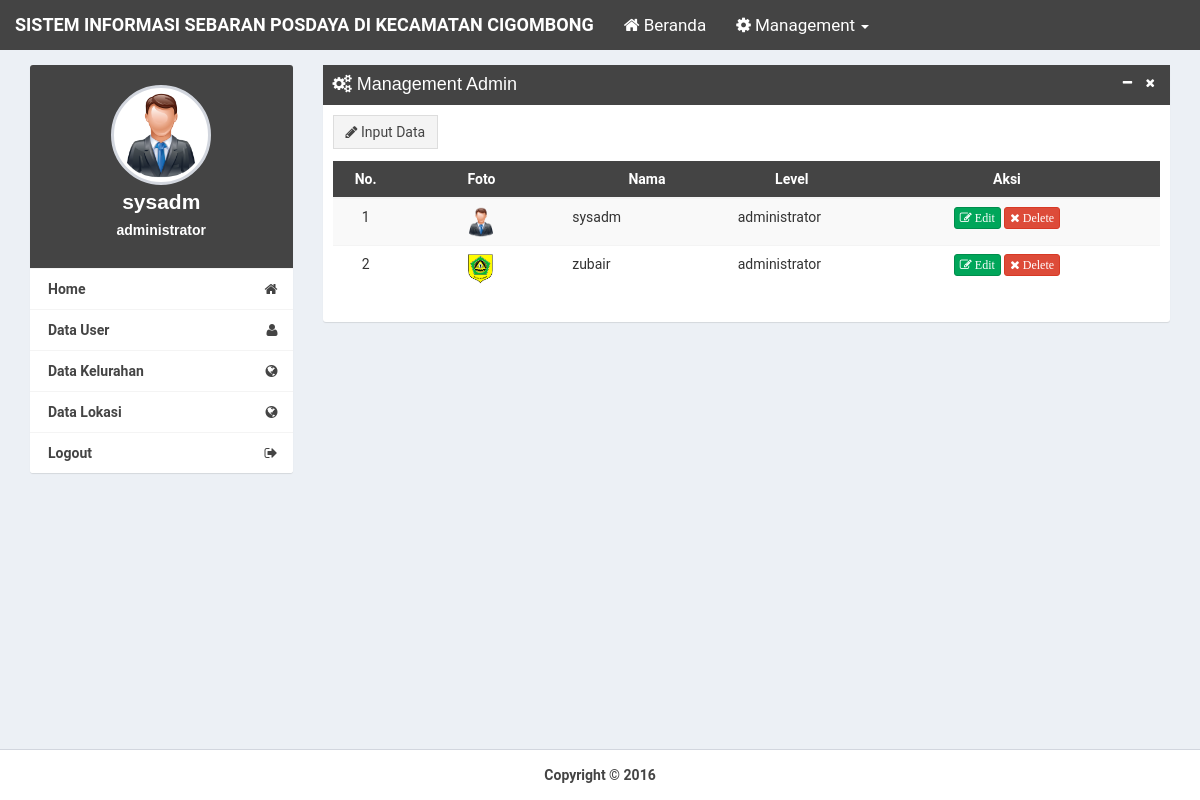
Screenshot of /admin/dashboard/index.php?page=user (signed in) with the database file from the repository.
### tables this page shows
CREATE TABLE `tbl_user` (
  `id_user` int(11) NOT NULL,
  `username` varchar(15) NOT NULL,
  `password` varchar(34) NOT NULL,
  `foto` varchar(30) NOT NULL,
  `level` varchar(20) NOT NULL
);

### admin/dashboard/form/data_user.php (the view, shortened to what this page needs)
<div class="box box-custom box-solid no-border">
    <div class="box-header">
        <h3 class="box-title"><i class="fa fa-gears"></i> Management Admin</h3>
        <div class="box-tools">
            <button class="btn btn-box-tool" data-widget="collapse" data-toggle="tooltip" title="hide"><i class="fa fa-minus"></i></button>
            <button class="btn btn-box-tool" data-widget="remove" data-toggle="tooltip" title="close"><i class="fa fa-times"></i></button>
        </div>
    </div>
    <div class="box-body">
        <a class="btn btn-default btn-flat" data-keyboard="false" data-backdrop="static" data-toggle="modal" data-target="#create_kategori" style="margin-bottom:12px;"><span class="fa fa-pencil"></span> Input Data</a>
		<div class="table-responsive">
			<table class="table table-hover table-striped">
				<thead>
					<tr class="bg-custom">
						<th width="8%"><center>No.</center></th>
                        <th class="text-center" width="20%">Foto</th>
						<th width="20%"><center>Nama</center></th>
                        <th width="15%"><center>Level</center></th>
						<th><center>Aksi</center></th>
					</tr>
				</thead>
				<tbody>
					<?php
						$nomer = 1;
						$query = mysqli_query($koneksi,("SELECT * FROM tbl_user"));
						foreach($query as $data){
					?>
					<tr>
						<td><center><?php echo $nomer; ?></center></td>
                        <td class="text-center"><img src="pict/<?php echo $data['foto']; ?>" width="30"></td>
						<td><?php echo $data['username']; ?></td>
                        <td><?php echo $data['level']; ?></td>
						<td>
							<center>
								<a href="#modal_edit_user" data-toggle="modal" data-id="<?php echo $data['id_user']; ?>" class="btn btn-success btn-xs"><span class="fa fa-pencil-square-o"></sapn> Edit</a>
								<a href="function/delete.php?aksi=del_user&id_user=<?php echo $data['id_user']; ?>" onClick="return confirm('anda yakin akan menghapus ini?')" class="btn btn-danger btn-xs"><span class="fa fa-times"> Delete</span></a>
						</td>
					</tr>
					<?php
						$nomer ++;
						}
					?>
				</tbody>
			</table>
		</div>
	</div>
</div>

### admin/dashboard/index.php (shortened to what this page needs)
<?php session_start();
if(isset($_SESSION['level'])){
    if($_SESSION['level'] == 'administrator'){
        include ('../config/koneksi.php');
        require_once('layout/header.php');
        ?>
        <div class="content-wrapper">
        	<div class="container">
        		<section class="content">
        			<div class="col-md-3">
        				<div class="box box-widget widget-user-2">
        					<div class="widget-user-header bg-custom">
        						<div class="widget-user-image">
                                    <?php
                                        $query = mysqli_query($koneksi,("SELECT * FROM tbl_user WHERE username = '$_SESSION[username]'"));
                                        $data  = mysqli_fetch_array($query);
                                    ?>
        							<a class="fancybox" href="pict/<?php echo $data['foto'] ?>">
        								<img class="profile-user-img img-responsive img-circle" style="height:100px;background-color: white;" src="pict/<?php echo $data['foto'] ?>" alt="User profile picture">
        							</a>
        						</div>
        						<h3 class="profile-username text-center" style="color:white;"><b><?php echo $_SESSION['username'] ?></b></h3>
        						<h5 class="text-muted text-center" style="color:white;"><b><?php echo $_SESSION['level'] ?></b></h5>
        					</div>
        					<div class="box-footer no-padding">
        						<ul class="nav nav-stacked">
        							<li><a href="home"><b>Home</b><i class="pull-right"><span class="fa fa-home"></span></i></a></li>
                                    <li><a href="index.php?page=user"><b>Data User</b><i class="pull-right"><span class="fa fa-user"></span></i></a></li>
                                    <li><a href="index.php?page=kelurahan"><b>Data Kelurahan</b><i class="pull-right"><span class="fa fa-globe"></span></i></a></li>
                                    <li><a href="index.php?page=lokasi"><b>Data Lokasi</b><i class="pull-right"><span class="fa fa-globe"></span></i></a></li>
        							<li><a href="../logout.php"><i class="pull-right"><span class="fa fa-sign-out"></span></i><b> Logout</b></a></li>
        						</ul>
        					</div>
        				</div>
        			</div>
        			<div class="col-md-9">
                        <?php
                            if ($_GET["page"]=="home") {
                                include "home.php";
                            }
                            else if ($_GET['page']=="lokasi") {
                                include "form/data_lokasi.php";
                            }
                            else if ($_GET['page']=="edit_lokasi") {
                                include "form/edit_lokasi.php";
                            }
                            else if ($_GET['page']=="user") {
                                include "form/data_user.php";
                            }
                        ?>
        			</div>
        		</section>
        	</div>
        </div>
        <?php require_once('layout/footer.php'); ?>
    <?php
        }
    }
    else {
    	session_destroy();
    	header ('location:../index.php');
    }
?>

### admin/dashboard/layout/header.php (style rules this page uses)
body { font-family: "roboto"; }
.container { padding-right: 0px; padding-left: 0px; }
.bg-custom { color: white; background-color: #444444; }
.btn-box-tool i { color: white; }
.box.box-solid.box-custom>.box-header { color: #fff; background: #444444; background-color: #444444; }

### rows the page displays
tbl_user: foto (picture), username "sysadm", level "administrator"
tbl_user: foto (picture), username "zubair", level "administrator"

### other values shown
$_SESSION['username'] "sysadm"
$_SESSION['level'] "administrator"
